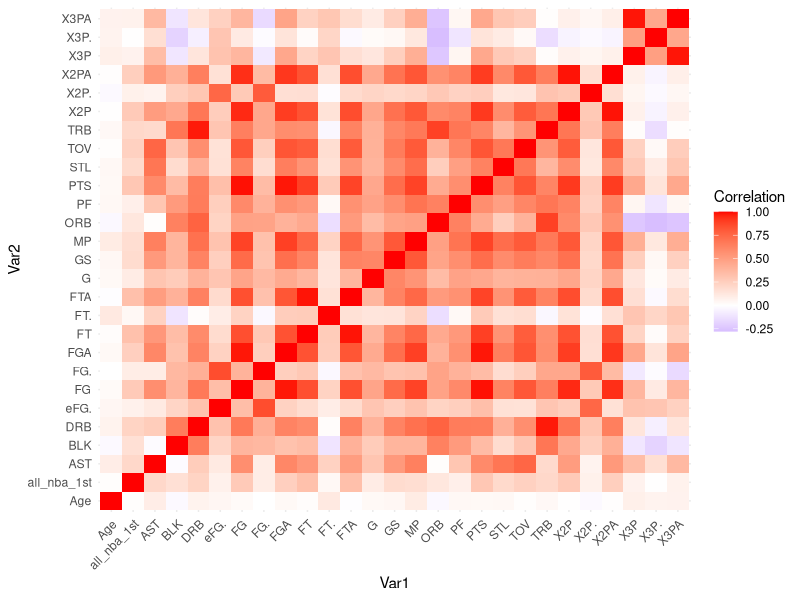

The R source for this figure: (Note: this script raises an error after producing the figure.)
## ---- chunk 1
library(tidyverse)
library(randomForest) # Used to build random forest models
## ---- chunk 2
BR_data <- read.csv("BR_data.csv")
## ---- chunk 3
all_nba_team_df <- BR_data |>
  mutate(all_nba_1st = ifelse(str_detect(Awards, "NBA1"), 1, 0)) |>
  select(-Awards)
## ---- chunk 4
train_data <- all_nba_team_df |> filter(Season < 2024)
test_data <- all_nba_team_df |> filter(Season == 2024)
## ---- chunk 5
mod_nba <- glm(all_nba_1st ~ ., data = train_data |> select(-Season, -Rk, -Player, -Team, -Pos),
            family = binomial)
## ---- chunk 6
summary(mod_nba)
## ---- chunk 7
numeric_data <- all_nba_team_df |> select(-Rk, -Player, -Team, -Pos, -Season)
cor_matrix <- cor(numeric_data, use = "complete.obs") 

cor_long <- cor_matrix |> 
  as.data.frame() |> 
  rownames_to_column("Var1") |> 
  pivot_longer(-Var1, names_to = "Var2", values_to = "Correlation")

ggplot(cor_long, aes(x = Var1, y = Var2, fill = Correlation)) +
  geom_tile() +
  scale_fill_gradient2(low = "blue", high = "red", mid = "white", midpoint = 0) +
  theme_minimal() +
  theme(axis.text.x = element_text(angle = 45, hjust = 1))
## ---- chunk 8
#####     #####     #####     #####     #####     #####     #####     #####     

# The "." represents "all columns" remove it and specify the ones you want, 
# or add columns to the select with a "-" to remove them.

mod_nba <- glm(all_nba_1st ~ ., data = train_data |> select(-Season, -Rk, -Player, -Team, -Pos),
            family = binomial)

#####     #####     #####     #####     #####     #####     #####     #####     

test_data <- test_data |> 
  mutate(predictions = predict(mod_nba, newdata = test_data, type = "response"))

best_players <- test_data |> arrange(desc(predictions)) |> head(15)
best_players |> select(Player, Pos, predictions)
## ---- chunk 9
# rf_model_v1 <- randomForest(
#   all_nba_1st ~ .,
#   data = train_data |> select(-Season, -Rk, -Player, -Team, -Pos) |> na.omit(),  
#   ntree = 500,
#   importance = TRUE
# )
## ---- chunk 10
train_med <- train_data |>
  mutate(across(everything(), ~ ifelse(is.na(.), median(., na.rm = TRUE), .)))

test_med <- test_data |>
  mutate(across(everything(), ~ ifelse(is.na(.), median(., na.rm = TRUE), .)))

x_train <- train_med |> select(-Season, -Rk, -Player, -Team, -Pos, -all_nba_1st)
y_train <- as.factor(train_med$all_nba_1st)  # This makes it classification
## ---- chunk 11
rf_model_v2 <- randomForest(
  x = x_train,
  y = y_train,
  ntree = 500,
  importance = TRUE
)
## ---- chunk 12
test_med <- test_med |>
  mutate(predictions = predict(rf_model_v2, newdata = test_med, type = "prob")[,2])

top_5_rf <- test_med |> arrange(desc(predictions)) |> head(15)
top_5_rf |> select(Player, predictions)
## ---- chunk 13
# Logistic Regression
log_pred_class <- ifelse(test_data$predictions > 0.5, 1, 0)
table(Logistic_Predicted = log_pred_class, Actual = test_data$all_nba_1st)

# Random Forest
rf_pred_class <- ifelse(test_med$predictions > 0.5, 1, 0)
table(RF_Predicted = rf_pred_class, Actual = test_med$all_nba_1st)
## ---- chunk 14
predicted_rf <- top_5_rf$Player
actual_all_nba <- all_nba_actual_2024$Player

intersect(predicted_rf, actual_all_nba)       # correct predictions
setdiff(predicted_rf, actual_all_nba)         # predicted but not actual (false positives)
setdiff(actual_all_nba, predicted_rf)         # actual but not predicted (missed)
## ---- chunk 15
# Extract top 10 features by MeanDecreaseAccuracy
important_vars <- importance(rf_model_v2) |> 
  as.data.frame() |> 
  arrange(desc(MeanDecreaseAccuracy)) |> 
  head(10) |> 
  rownames()

important_vars
## ---- chunk 16
# Subset training data to only include top 10 features
x_train_small <- train_med |> select(all_of(important_vars))
y_train_small <- as.factor(train_med$all_nba_1st)

# Train smaller random forest model
rf_model_top10 <- randomForest(
  x = x_train_small,
  y = y_train_small,
  ntree = 500,
  importance = TRUE
)

# Subset test data and predict
x_test_small <- test_med |> select(all_of(important_vars))
test_med <- test_med |>
  mutate(predictions_top10 = predict(rf_model_top10, newdata = x_test_small, type = "prob")[,2])

# Top predictions from top-10-feature model
top_5_rf_top10 <- test_med |> arrange(desc(predictions_top10)) |> head(15)
top_5_rf_top10 |> select(Player, predictions_top10)
## ---- chunk 17
# Confusion matrix for top-10-feature model
rf_pred_class_top10 <- ifelse(test_med$predictions_top10 > 0.5, 1, 0)
table(RF_Top10_Predicted = rf_pred_class_top10, Actual = test_med$all_nba_1st)

# Compare top predictions between full and reduced model
top_rf_full <- top_5_rf$Player
top_rf_small <- top_5_rf_top10$Player

intersect(top_rf_full, top_rf_small)       # players common to both
setdiff(top_rf_full, top_rf_small)         # players unique to full model
setdiff(top_rf_small, top_rf_full)         # players unique to top-10 model
## ---- chunk 18
# Plot variable importance
varImpPlot(rf_model_v2)
